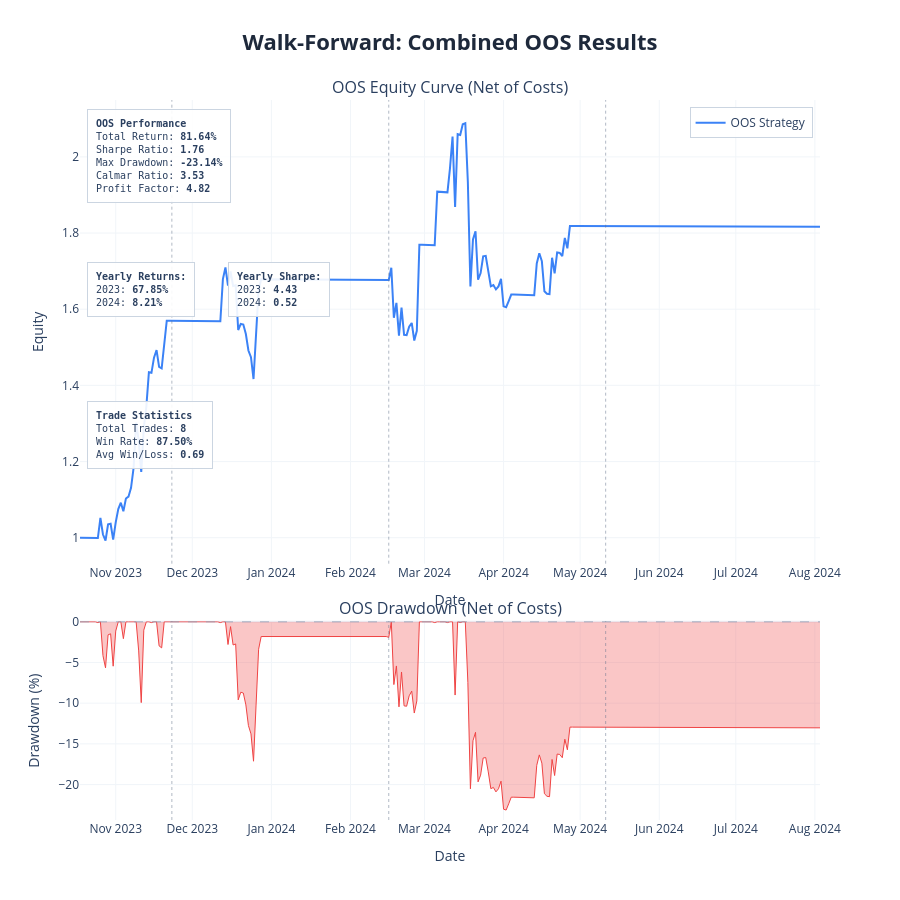

The notebook cell this image was saved under:
### Markdown cell above
---
## Backtest

| Parameter | Options | Default |
|---|---|---|
| `cost` | Cost per trade as decimal — `0.001` = 0.1% | `0.0` |
| `show_plot` | `True` / `False` | `True` |
| `save_html` | Filename string or `None` | `None` |
| `show_trades` | Overlay entry/exit markers on price chart | `False` |
| `benchmark_data` | DataFrame with `Close` column for buy & hold comparison | same asset |

### Code cell
from wf_visualizer import plot_walk_forward_results

plot_walk_forward_results(
    results        = wf_results,
    param_defs     = param_defs,
    fixed_params   = fixed_params,
    benchmark_data = None,       # pair strategies have no single B&H benchmark
    show           = True,
    save_html_dir  = None,
    show_fold_perf = False,
    show_param_evol= False,
    show_oos_equity= True,
    show_trades    = False,
)

### Figure 1 — Plotly figure (JSON) as saved in the notebook; plotly's stock layout.template omitted (floating-point values rounded to 4 significant figures; data arrays with more than 128 entries replaced by an {"elided": "..."} marker saying what was removed)
{"data": [{"hovertemplate": "<b>OOS Strategy</b><br>Date: %{x}<br>Equity: %{y:.4f}<extra></extra>", "line": {"color": "#3b82f6", "width": 2}, "mode": "lines", "name": "OOS Strategy", "type": "scatter", "x": {"elided": "291 str values"}, "xaxis": "x", "y": {"elided": "291 float values"}, "yaxis": "y"}, {"fill": "tozeroy", "fillcolor": "rgba(239, 68, 68, 0.3)", "hovertemplate": "<b>Drawdown</b><br>Date: %{x}<br>%{y:.2f}%<extra></extra>", "line": {"color": "#ef4444", "width": 1}, "mode": "lines", "name": "Drawdown", "showlegend": false, "type": "scatter", "x": {"elided": "291 str values"}, "xaxis": "x2", "y": {"elided": "291 float values"}, "yaxis": "y2"}], "layout": {"annotations": [{"font": {"size": 16}, "showarrow": false, "text": "OOS Equity Curve (Net of Costs)", "x": 0.5, "xanchor": "center", "xref": "paper", "y": 1, "yanchor": "bottom", "yref": "paper"}, {"font": {"size": 16}, "showarrow": false, "text": "OOS Drawdown (Net of Costs)", "x": 0.5, "xanchor": "center", "xref": "paper", "y": 0.276, "yanchor": "bottom", "yref": "paper"}, {"align": "left", "bgcolor": "rgba(255, 255, 255, 0.9)", "bordercolor": "#cbd5e1", "borderpad": 8, "borderwidth": 1, "font": {"family": "monospace", "size": 10}, "showarrow": false, "text": "<b>OOS Performance</b><br>Total Return: <b>81.64%</b><br>Sharpe Ratio: <b>1.76</b><br>Max Drawdown: <b>-23.14%</b><br>Calmar Ratio: <b>3.53</b><br>Profit Factor: <b>4.82</b>", "x": 0.01, "xanchor": "left", "xref": "x domain", "y": 0.98, "yanchor": "top", "yref": "y domain"}, {"align": "left", "bgcolor": "rgba(255, 255, 255, 0.9)", "bordercolor": "#cbd5e1", "borderpad": 8, "borderwidth": 1, "font": {"family": "monospace", "size": 10}, "showarrow": false, "text": "<b>Yearly Returns:</b><br>2023: <b>67.85%</b><br>2024: <b>8.21%</b><br>", "x": 0.01, "xanchor": "left", "xref": "x domain", "y": 0.65, "yanchor": "top", "yref": "y domain"}, {"align": "left", "bgcolor": "rgba(255, 255, 255, 0.9)", "bordercolor": "#cbd5e1", "borderpad": 8, "borderwidth": 1, "font": {"family": "monospace", "size": 10}, "showarrow": false, "text": "<b>Yearly Sharpe:</b><br>2023: <b>4.43</b><br>2024: <b>0.52</b><br>", "x": 0.2, "xanchor": "left", "xref": "x domain", "y": 0.65, "yanchor": "top", "yref": "y domain"}, {"align": "left", "bgcolor": "rgba(255, 255, 255, 0.9)", "bordercolor": "#cbd5e1", "borderpad": 8, "borderwidth": 1, "font": {"family": "monospace", "size": 10}, "showarrow": false, "text": "<b>Trade Statistics</b><br>Total Trades: <b>8</b><br>Win Rate: <b>87.50%</b><br>Avg Win/Loss: <b>0.69</b>", "x": 0.01, "xanchor": "left", "xref": "x domain", "y": 0.35, "yanchor": "top", "yref": "y domain"}], "height": 900, "hovermode": "x unified", "legend": {"bgcolor": "rgba(255, 255, 255, 0.9)", "bordercolor": "#cbd5e1", "borderwidth": 1, "x": 0.99, "xanchor": "right", "y": 0.99, "yanchor": "top"}, "shapes": [{"line": {"color": "#94a3b8", "dash": "dash", "width": 1}, "type": "line", "x0": 0, "x1": 1, "xref": "x2 domain", "y0": 0, "y1": 0, "yref": "y2"}, {"line": {"color": "rgba(100,116,139,0.5)", "dash": "dot", "width": 1}, "type": "line", "x0": "2023-11-23 00:00:00", "x1": "2023-11-23 00:00:00", "xref": "x", "y0": 0, "y1": 1, "yref": "y domain"}, {"line": {"color": "rgba(100,116,139,0.5)", "dash": "dot", "width": 1}, "type": "line", "x0": "2023-11-23 00:00:00", "x1": "2023-11-23 00:00:00", "xref": "x2", "y0": 0, "y1": 1, "yref": "y2 domain"}, {"line": {"color": "rgba(100,116,139,0.5)", "dash": "dot", "width": 1}, "type": "line", "x0": "2024-02-16 00:00:00", "x1": "2024-02-16 00:00:00", "xref": "x", "y0": 0, "y1": 1, "yref": "y domain"}, {"line": {"color": "rgba(100,116,139,0.5)", "dash": "dot", "width": 1}, "type": "line", "x0": "2024-02-16 00:00:00", "x1": "2024-02-16 00:00:00", "xref": "x2", "y0": 0, "y1": 1, "yref": "y2 domain"}, {"line": {"color": "rgba(100,116,139,0.5)", "dash": "dot", "width": 1}, "type": "line", "x0": "2024-05-11 00:00:00", "x1": "2024-05-11 00:00:00", "xref": "x", "y0": 0, "y1": 1, "yref": "y domain"}, {"line": {"color": "rgba(100,116,139,0.5)", "dash": "dot", "width": 1}, "type": "line", "x0": "2024-05-11 00:00:00", "x1": "2024-05-11 00:00:00", "xref": "x2", "y0": 0, "y1": 1, "yref": "y2 domain"}], "showlegend": true, "title": {"font": {"color": "#1E293B", "size": 22}, "text": "<b>Walk-Forward: Combined OOS Results</b>", "x": 0.5, "xanchor": "center"}, "xaxis": {"anchor": "y", "domain": [0, 1], "gridcolor": "#f1f5f9", "gridwidth": 1, "showgrid": true, "title": {"text": "Date"}}, "xaxis2": {"anchor": "y2", "domain": [0, 1], "gridcolor": "#f1f5f9", "gridwidth": 1, "showgrid": true, "title": {"text": "Date"}}, "yaxis": {"anchor": "x", "domain": [0.356, 1], "gridcolor": "#f1f5f9", "gridwidth": 1, "showgrid": true, "title": {"text": "Equity"}}, "yaxis2": {"anchor": "x2", "domain": [0, 0.276], "gridcolor": "#f1f5f9", "gridwidth": 1, "showgrid": true, "title": {"text": "Drawdown (%)"}}}}
